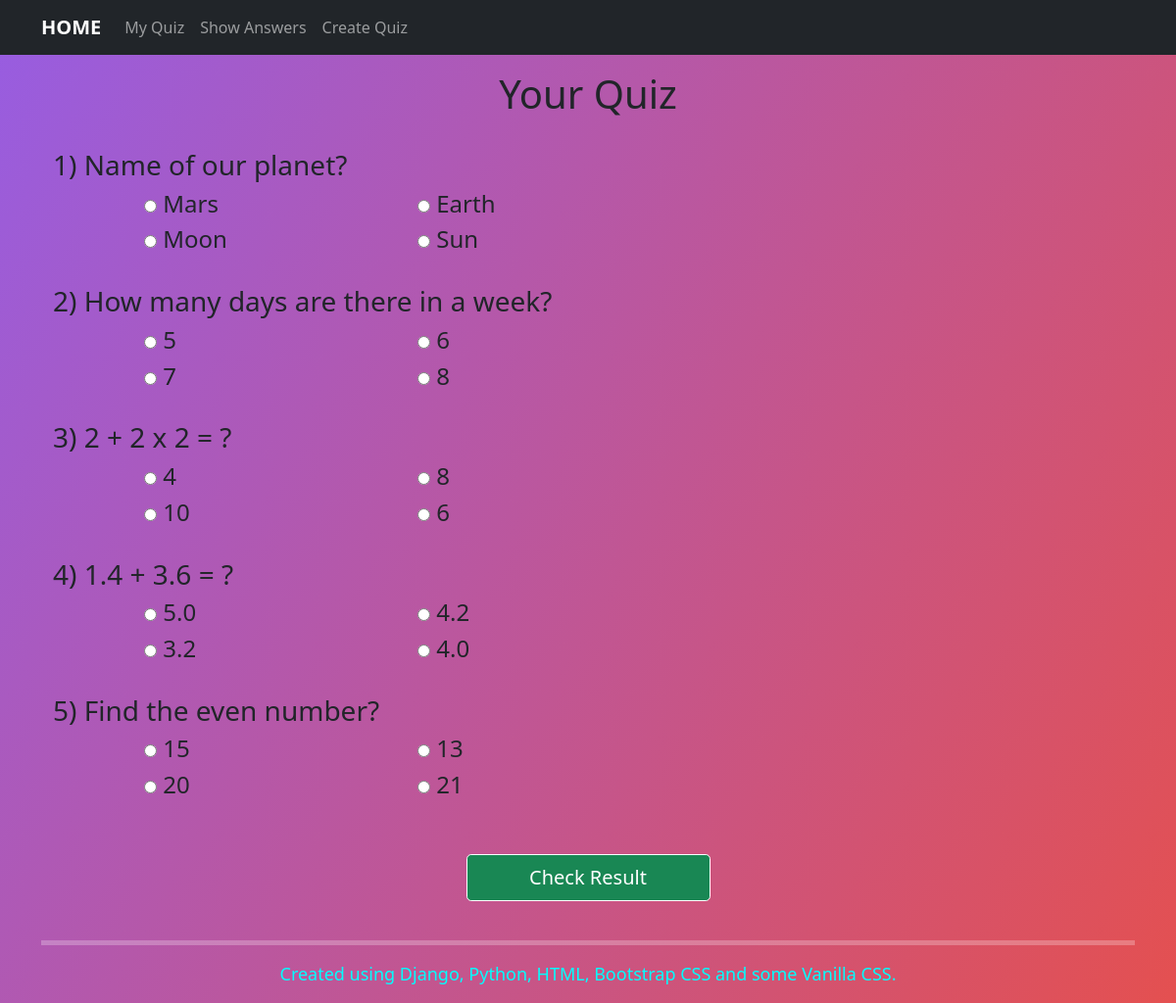
The app's page /quiz/ with its own data.
### quizapp/models.py (models this page shows, shortened)
class Questions(models.Model):
    question = models.CharField(max_length = 250)
    optiona = models.CharField(max_length = 100)
    optionb = models.CharField(max_length = 100)
    optionc = models.CharField(max_length = 100)
    optiond = models.CharField(max_length = 100)
    answer = models.CharField(max_length = 100)

### quizapp/views.py (the view)
# urls.py: path('quiz/', views.quiz, name='quiz'),
def quiz(request):
	ques = Questions.objects.all
	return render(request,
		'quizapp/quiz.html',
		{'ques':ques})

### quizapp/templates/quizapp/quiz.html (shortened to what this page needs)
{% extends "quizapp/base.html" %}
{%block content%}
<div class="container">
	<h1 class="text-center">Your Quiz</h1>
	<br>
	<form action="/result/" method="post">
		{% for que in ques %}
		<div class="row">
			<div class="col-md-10">
				<h3>{{ forloop.counter }}) {{ que.question }}</h3>
			</div>
		</div>
		<div class="row">
			<div class="col-md-1"></div>
			<div class="col-md-3">
				<h4>
					<input type="radio" name="{{ que.id }}" value="{{ que.optiona }}">
					{{ que.optiona }}
				</h4>
			</div>
			<div class="col-md-3">
				<h4>
					<input type="radio" name="{{ que.id }}" value="{{ que.optionb }}">
					{{ que.optionb }}
				</h4>
			</div>
		</div>
		<div class="row">
			<div class="col-md-1"></div>
			<div class="col-md-3">
				<h4>
					<input type="radio" name="{{ que.id }}" value="{{ que.optionc }}">
					{{ que.optionc }}
				</h4>
			</div>
			<div class="col-md-3">
				<h4>
					<input class="form_control" type="radio" name="{{ que.id }}" value="{{ que.optiond }}">
					{{ que.optiond }}
				</h4>
			</div>
		</div>
		<br>
		{% endfor %}
		<br>
		<div class="col-3 container text-center">
			<button type="submit" class="btn btn-lg btn-block btn-success">Check Result</button>
		</div>
	</form>
</div>
{%endblock%}

### quizapp/templates/quizapp/base.html (style rules this page uses)
.btn { border-color: white; border-width: 0.1rem; }

### records on screen
Questions: question "Name of our planet?", optiona "Mars", optionb "Earth", optionc "Moon", optiond "Sun"
Questions: question "How many days are there in a week?", optiona "5", optionb "6", optionc "7", optiond "8"
Questions: question "2 + 2 x 2 = ?", optiona "4", optionb "8", optionc "10", optiond "6"
Questions: question "1.4 + 3.6 = ?", optiona "5.0", optionb "4.2", optionc "3.2", optiond "4.0"
Questions: question "Find the even number?", optiona "15", optionb "13", optionc "20", optiond "21"
